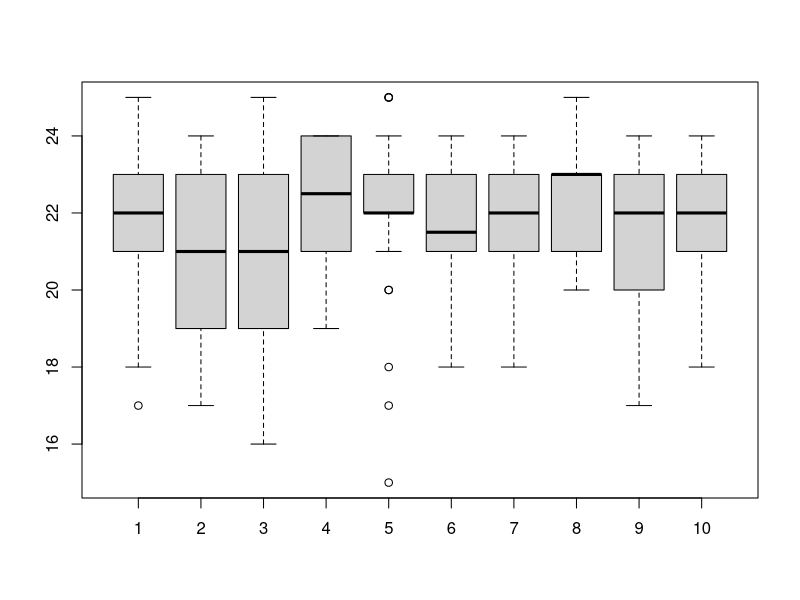

The R source for this figure:

data <- read.csv("psoResults.csv",header=T)

s <- split(data$ARGOS_SOL, ceiling(seq_along(data$ARGOS_SOL)/30))

names(s) <- c(1:10)

boxplot(s)
s = unname(s)

for (i in 1:10) {
    print(mean(unlist(s[i])))
}

chosenSolNum = 8

output = "pso-wt.txt"

test = wilcox.test(c(1,2),c(3,4))

write(paste("\nMethod:    ",test$method,sep=""), file=output, append=FALSE)

for (solNum in 1:10) {
    if (solNum != chosenSolNum) {
        chosenSol = unlist(s[chosenSolNum])
        sol = unlist(s[solNum])
        test = wilcox.test(chosenSol,sol)

        write(paste("\nData:      Sol 8 vs Sol ",solNum,sep=""), file=output, append=T)
        write(paste("p.value:   ",test$p.value,sep=""), file=output,append=T)
    }
}
